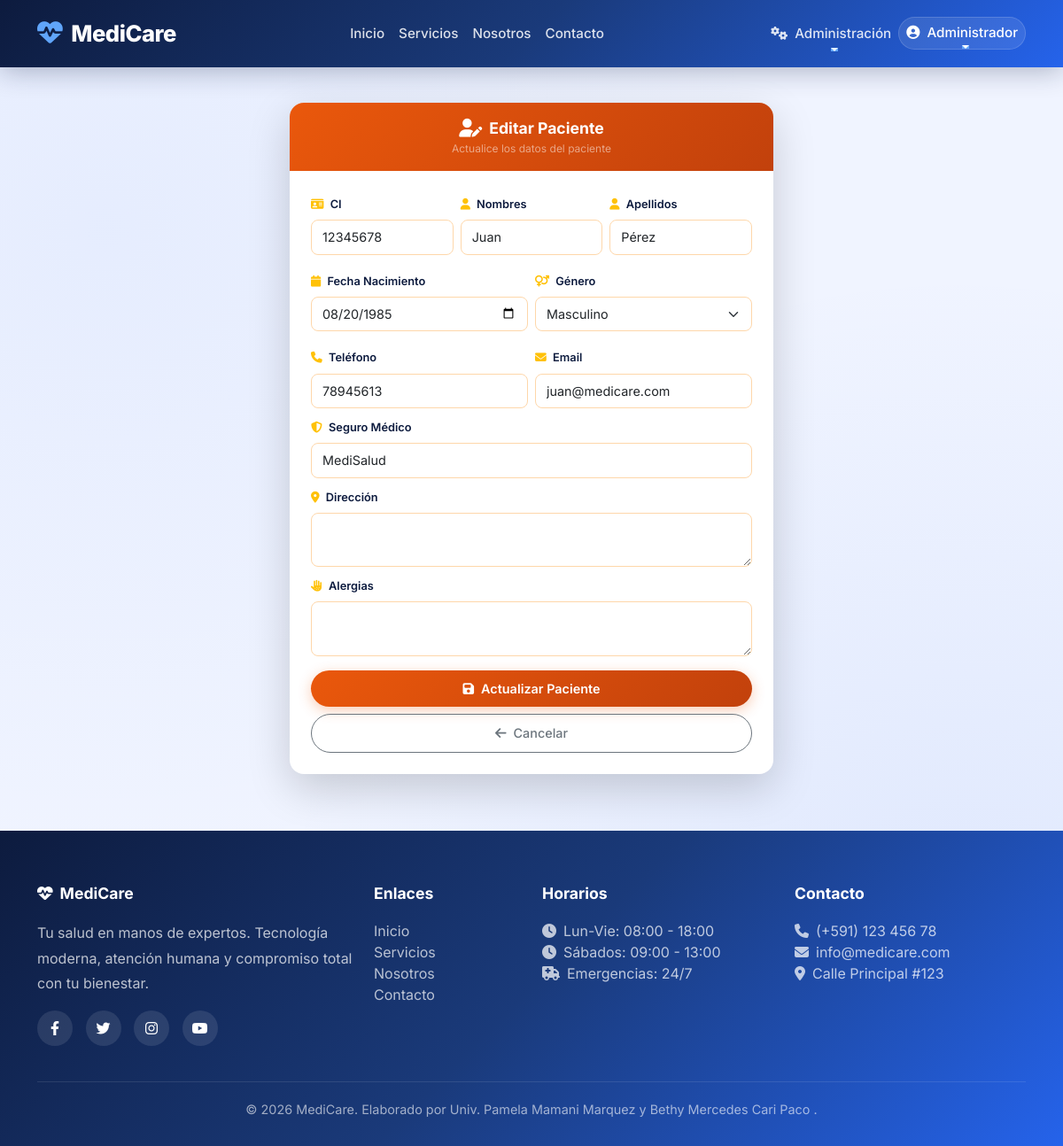
The app's page /pacientes/editar/2 (signed in) with its own data.
### app/models/usuario.py (models this page shows, shortened)
class Usuario(UserMixin, db.Model):
    __tablename__ = 'usuarios'
    id = db.Column(db.Integer, primary_key=True)
    username = db.Column(db.String(80), unique=True, nullable=False)
    email = db.Column(db.String(120), unique=True, nullable=False)
    password_hash = db.Column(db.String(200), nullable=False)
    rol = db.Column(db.String(20), nullable=False, default='paciente')
    nombres = db.Column(db.String(100))
    apellidos = db.Column(db.String(100))
    ci = db.Column(db.String(20))
    telefono = db.Column(db.String(20))
    fecha_registro = db.Column(db.DateTime, default=datetime.utcnow)
    activo = db.Column(db.Boolean, default=True)
    paciente = db.relationship('Paciente', back_populates='usuario', uselist=False)
    medico = db.relationship('Medico', back_populates='usuario', uselist=False)
    def is_admin(self):
        return self.rol == 'admin'

### app/models/paciente.py (models this page shows, shortened)
class Paciente(db.Model):
    __tablename__ = 'pacientes'
    id = db.Column(db.Integer, primary_key=True)
    usuario_id = db.Column(db.Integer, db.ForeignKey('usuarios.id'), unique=True)
    ci = db.Column(db.String(20), unique=True, nullable=False)
    nombres = db.Column(db.String(100), nullable=False)
    apellidos = db.Column(db.String(100), nullable=False)
    fecha_nacimiento = db.Column(db.Date)
    genero = db.Column(db.String(10))
    telefono = db.Column(db.String(20))
    direccion = db.Column(db.String(200))
    email = db.Column(db.String(120))
    seguro_medico = db.Column(db.String(100))
    alergias = db.Column(db.Text)
    fecha_registro = db.Column(db.DateTime, default=datetime.utcnow)
    usuario = db.relationship('Usuario', back_populates='paciente', uselist=False)
    citas = db.relationship('Cita', back_populates='paciente')
    historial = db.relationship('HistorialClinico', back_populates='paciente')

### app/pacientes/routes.py (the view, shortened to what this page needs)
@bp_paciente.route('/editar/<int:id>', methods=['GET', 'POST'])
@login_required
def editar(id):
    if not (current_user.is_admin() or current_user.is_recepcionista()):
        flash('⛔ Acceso denegado.', 'danger')
        return redirect(url_for('core.landing'))
    paciente = Paciente.query.get_or_404(id)
    return render_template('pacientes/editar.html', paciente=paciente)

### templates/pacientes/editar.html (shortened to what this page needs)
{% extends "base.html" %}
{% block content %}
<div class="container py-4">
    <div class="row justify-content-center">
        <div class="col-lg-6 col-md-8">
            <div class="card border-0 shadow-lg rounded-4 overflow-hidden">
                <div class="card-header text-center border-0 py-3" style="background: linear-gradient(135deg, #ea580c, #c2410c);">
                    <div class="d-flex align-items-center justify-content-center gap-2">
                        <i class="fas fa-user-edit text-white" style="font-size: 1.3rem;"></i>
                        <span class="fw-bold text-white" style="font-size: 1.1rem;">
                            Editar Paciente
                        </span>
                    </div>
                    <p class="text-white-50 mb-0" style="font-size: 0.75rem;">
                        Actualice los datos del paciente
                    </p>
                </div>
                <div class="card-body p-4">
                    <form method="POST" action="{{ url_for('paciente.editar', id=paciente.id) }}">
                        <div class="row g-2">
                            <div class="col-md-4">
                                <label for="ci" class="form-label fw-semibold" style="color: #0d1b3e; font-size: 0.8rem;">
                                    <i class="fas fa-id-card text-warning me-1"></i> CI
                                </label>
                                <input type="text" class="form-control form-control-sm" id="ci" name="ci"
                                       value="{{ paciente.ci }}" required style="border-radius: 8px; padding: 8px 12px; font-size: 0.9rem; border-color: #fed7aa;">
                            </div>
                            <div class="col-md-4">
                                <label for="nombres" class="form-label fw-semibold" style="color: #0d1b3e; font-size: 0.8rem;">
                                    <i class="fas fa-user text-warning me-1"></i> Nombres
                                </label>
                                <input type="text" class="form-control form-control-sm" id="nombres" name="nombres"
                                       value="{{ paciente.nombres }}" required style="border-radius: 8px; padding: 8px 12px; font-size: 0.9rem; border-color: #fed7aa;">
                            </div>
                            <div class="col-md-4">
                                <label for="apellidos" class="form-label fw-semibold" style="color: #0d1b3e; font-size: 0.8rem;">
                                    <i class="fas fa-user text-warning me-1"></i> Apellidos
                                </label>
                                <input type="text" class="form-control form-control-sm" id="apellidos" name="apellidos"
                                       value="{{ paciente.apellidos }}" required style="border-radius: 8px; padding: 8px 12px; font-size: 0.9rem; border-color: #fed7aa;">
                            </div>
                        </div>
                        <div class="row g-2 mt-2">
                            <div class="col-md-6">
                                <label for="fecha_nacimiento" class="form-label fw-semibold" style="color: #0d1b3e; font-size: 0.8rem;">
                                    <i class="fas fa-calendar text-warning me-1"></i> Fecha Nacimiento
                                </label>
                                <input type="date" class="form-control form-control-sm" id="fecha_nacimiento" name="fecha_nacimiento"
                                       value="{{ paciente.fecha_nacimiento.strftime('%Y-%m-%d') if paciente.fecha_nacimiento else '' }}"
                                       style="border-radius: 8px; padding: 8px 12px; font-size: 0.9rem; border-color: #fed7aa;">
                            </div>
                            <div class="col-md-6">
                                <label for="genero" class="form-label fw-semibold" style="color: #0d1b3e; font-size: 0.8rem;">
                                    <i class="fas fa-venus-mars text-warning me-1"></i> Género
                                </label>
                                <select class="form-select form-select-sm" id="genero" name="genero" style="border-radius: 8px; padding: 8px 12px; font-size: 0.9rem; border-color: #fed7aa;">
                                    <option value="Masculino" {% if paciente.genero == 'Masculino' %}selected{% endif %}>Masculino</option>
                                </select>
                            </div>
                        </div>
                        <div class="row g-2 mt-2">
                            <div class="col-md-6">
                                <label for="telefono" class="form-label fw-semibold" style="color: #0d1b3e; font-size: 0.8rem;">
                                    <i class="fas fa-phone text-warning me-1"></i> Teléfono
                                </label>
                                <input type="text" class="form-control form-control-sm" id="telefono" name="telefono"
                                       value="{{ paciente.telefono or '' }}" style="border-radius: 8px; padding: 8px 12px; font-size: 0.9rem; border-color: #fed7aa;">
                            </div>
                            <div class="col-md-6">
                                <label for="email" class="form-label fw-semibold" style="color: #0d1b3e; font-size: 0.8rem;">
                                    <i class="fas fa-envelope text-warning me-1"></i> Email
                                </label>
                                <input type="email" class="form-control form-control-sm" id="email" name="email"
                                       value="{{ paciente.email or '' }}" style="border-radius: 8px; padding: 8px 12px; font-size: 0.9rem; border-color: #fed7aa;">
                            </div>
                        </div>
                        <div class="mt-2">
                            <label for="seguro_medico" class="form-label fw-semibold" style="color: #0d1b3e; font-size: 0.8rem;">
                                <i class="fas fa-shield-alt text-warning me-1"></i> Seguro Médico
                            </label>
                            <input type="text" class="form-control form-control-sm" id="seguro_medico" name="seguro_medico"
                                   value="{{ paciente.seguro_medico or '' }}" style="border-radius: 8px; padding: 8px 12px; font-size: 0.9rem; border-color: #fed7aa;">
                        </div>
                        <div class="mt-2">
                            <label for="direccion" class="form-label fw-semibold" style="color: #0d1b3e; font-size: 0.8rem;">
                                <i class="fas fa-map-marker-alt text-warning me-1"></i> Dirección
                            </label>
                            <textarea class="form-control form-control-sm" id="direccion" name="direccion"
                                      rows="2" style="border-radius: 8px; padding: 8px 12px; font-size: 0.9rem; border-color: #fed7aa;">{{ paciente.direccion or '' }}</textarea>
                        </div>
                        <div class="mt-2">
                            <label for="alergias" class="form-label fw-semibold" style="color: #0d1b3e; font-size: 0.8rem;">
                                <i class="fas fa-allergies text-warning me-1"></i> Alergias
                            </label>
                            <textarea class="form-control form-control-sm" id="alergias" name="alergias"
                                      rows="2" style="border-radius: 8px; padding: 8px 12px; font-size: 0.9rem; border-color: #fed7aa;">{{ paciente.alergias or '' }}</textarea>
                        </div>
                        <div class="d-grid gap-2 mt-3">
                            <button type="submit" class="btn" style="border-radius: 50px; padding: 10px; font-weight: 600; font-size: 0.9rem; background: linear-gradient(135deg, #ea580c, #c2410c); color: white; border: none; box-shadow: 0 4px 15px rgba(234, 88, 12, 0.3); transition: all 0.3s ease;">
                                <i class="fas fa-save me-2"></i>Actualizar Paciente
                            </button>
                            <a href="{{ url_for('paciente.index') }}" class="btn btn-outline-secondary" style="border-radius: 50px; padding: 10px; font-weight: 500; font-size: 0.9rem; transition: all 0.3s ease;">
                                <i class="fas fa-arrow-left me-2"></i>Cancelar
                            </a>
                        </div>
                    </form>
                </div>
            </div>
        </div>
    </div>
</div>
{% endblock %}

### templates/base.html (shortened to what this page needs)
<!DOCTYPE html>
<html lang="es">
<head>
    <link href="https://cdn.jsdelivr.net/npm/bootstrap@5.3.0/dist/css/bootstrap.min.css" rel="stylesheet">
    <link rel="stylesheet" href="https://cdnjs.cloudflare.com/ajax/libs/font-awesome/6.4.0/css/all.min.css">
</head>
<body>
    <nav class="navbar navbar-expand-lg navbar-custom">
        <div class="container">
            <a class="navbar-brand" href="{{ url_for('core.landing') }}">
                <i class="fas fa-heartbeat"></i>MediCare
            </a>
            <div class="collapse navbar-collapse" id="navbarNav">
                <ul class="navbar-nav mx-auto">
                    <li class="nav-item">
                        <a class="nav-link" href="{{ url_for('core.landing') }}">Inicio</a>
                    </li>
                    <li class="nav-item">
                        <a class="nav-link" href="{{ url_for('core.servicios') }}">Servicios</a>
                    </li>
                    <li class="nav-item">
                        <a class="nav-link" href="{{ url_for('core.about') }}">Nosotros</a>
                    </li>
                    <li class="nav-item">
                        <a class="nav-link" href="{{ url_for('core.contacto') }}">Contacto</a>
                    </li>
                </ul>
                <ul class="navbar-nav">
                    {% if current_user.is_authenticated %}
                        {% if current_user.is_admin() %}
                        <li class="nav-item dropdown">
                            <a class="nav-link dropdown-toggle text-white" href="#" id="adminDropdown" role="button" data-bs-toggle="dropdown">
                                <i class="fas fa-cogs me-1"></i> Administración
                            </a>
                        </li>
                        {% endif %}
                        <li class="nav-item dropdown user-dropdown">
                            <a class="nav-link dropdown-toggle text-white" href="#" id="userDropdown" role="button" data-bs-toggle="dropdown">
                                <i class="fas fa-user-circle me-1"></i>
                                {{ current_user.nombres }}
                            </a>
                        </li>
                    {% endif %}
                </ul>
            </div>
        </div>
    </nav>
    <main>
        {% block content %}{% endblock %}
    </main>
    <footer class="footer-custom">
        <div class="container">
            <div class="row g-4">
                <div class="col-md-4">
                    <h5><i class="fas fa-heartbeat me-2"></i>MediCare</h5>
                    <p style="opacity: 0.8; line-height: 1.8; position: relative; z-index: 1;">Tu salud en manos de expertos. Tecnología moderna, atención humana y compromiso total con tu bienestar.</p>
                    <div class="social-links mt-3">
                        <a href="#"><i class="fab fa-facebook-f"></i></a>
                        <a href="#"><i class="fab fa-twitter"></i></a>
                        <a href="#"><i class="fab fa-instagram"></i></a>
                        <a href="#"><i class="fab fa-youtube"></i></a>
                    </div>
                </div>
                <div class="col-md-2">
                    <h5>Enlaces</h5>
                    <ul class="list-unstyled">
                        <li><a href="{{ url_for('core.landing') }}">Inicio</a></li>
                        <li><a href="{{ url_for('core.servicios') }}">Servicios</a></li>
                        <li><a href="{{ url_for('core.about') }}">Nosotros</a></li>
                        <li><a href="{{ url_for('core.contacto') }}">Contacto</a></li>
                    </ul>
                </div>
                <div class="col-md-3">
                    <h5>Horarios</h5>
                    <ul class="list-unstyled" style="opacity: 0.8;">
                        <li><i class="fas fa-clock me-2"></i>Lun-Vie: 08:00 - 18:00</li>
                        <li><i class="fas fa-clock me-2"></i>Sábados: 09:00 - 13:00</li>
                        <li><i class="fas fa-ambulance me-2"></i>Emergencias: 24/7</li>
                    </ul>
                </div>
                <div class="col-md-3">
                    <h5>Contacto</h5>
                    <ul class="list-unstyled" style="opacity: 0.8;">
                        <li><i class="fas fa-phone me-2"></i>(+591) 123 456 78</li>
                        <li><i class="fas fa-envelope me-2"></i>info@medicare.com</li>
                        <li><i class="fas fa-map-marker-alt me-2"></i>Calle Principal #123</li>
                    </ul>
                </div>
            </div>
            <div class="footer-bottom">
                <p class="mb-0">&copy; 2026 MediCare. Elaborado por Univ. Pamela Mamani Marquez y Bethy Mercedes Cari Paco .</p>
            </div>
        </div>
    </footer>
</body>
</html>

### records on screen
Usuario: nombres "Administrador"
Paciente: ci "12345678", nombres "Juan", apellidos "Pérez", fecha_nacimiento "08/20/1985", genero "Masculino", telefono "78945613", email "juan@medicare.com", seguro_medico "MediSalud"
